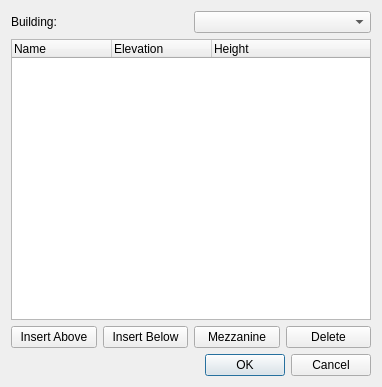
<?xml version="1.0" encoding="UTF-8"?>
<ui version="4.0">
 <class>Dialog</class>
 <widget class="QDialog" name="Dialog">
  <property name="geometry">
   <rect>
    <x>0</x>
    <y>0</y>
    <width>382</width>
    <height>387</height>
   </rect>
  </property>
  <property name="windowTitle">
   <string>Storey Manager</string>
  </property>
  <layout class="QVBoxLayout" name="verticalLayout">
   <item>
    <layout class="QHBoxLayout" name="layoutBuilding">
     <item>
      <widget class="QLabel" name="buildingLabel">
       <property name="text">
        <string>Building:</string>
       </property>
      </widget>
     </item>
     <item>
      <widget class="QComboBox" name="comboBuilding"/>
     </item>
    </layout>
   </item>
   <item>
    <widget class="QTreeWidget" name="tree">
     <property name="editTriggers">
      <set>QAbstractItemView::EditTrigger::DoubleClicked</set>
     </property>
     <property name="dragEnabled">
      <bool>false</bool>
     </property>
     <property name="rootIsDecorated">
      <bool>false</bool>
     </property>
     <column>
      <property name="text">
       <string>Name</string>
      </property>
     </column>
     <column>
      <property name="text">
       <string>Elevation</string>
      </property>
     </column>
     <column>
      <property name="text">
       <string>Height</string>
      </property>
     </column>
    </widget>
   </item>
   <item>
    <layout class="QHBoxLayout" name="layoutButton" stretch="0,0,0,0">
     <item>
      <widget class="QPushButton" name="buttonInsertAbove">
       <property name="text">
        <string>Insert Above</string>
       </property>
      </widget>
     </item>
     <item>
      <widget class="QPushButton" name="buttonInsertBelow">
       <property name="text">
        <string>Insert Below</string>
       </property>
      </widget>
     </item>
     <item>
      <widget class="QPushButton" name="buttonMezzanine">
       <property name="text">
        <string>Mezzanine</string>
       </property>
      </widget>
     </item>
     <item>
      <widget class="QPushButton" name="buttonDelete">
       <property name="text">
        <string>Delete</string>
       </property>
      </widget>
     </item>
    </layout>
   </item>
   <item>
    <widget class="QDialogButtonBox" name="buttonBox">
     <property name="orientation">
      <enum>Qt::Orientation::Horizontal</enum>
     </property>
     <property name="standardButtons">
      <set>QDialogButtonBox::StandardButton::Cancel|QDialogButtonBox::StandardButton::Ok</set>
     </property>
    </widget>
   </item>
  </layout>
 </widget>
 <resources/>
 <connections>
  <connection>
   <sender>buttonBox</sender>
   <signal>accepted()</signal>
   <receiver>Dialog</receiver>
   <slot>accept()</slot>
   <hints>
    <hint type="sourcelabel">
     <x>257</x>
     <y>473</y>
    </hint>
    <hint type="destinationlabel">
     <x>157</x>
     <y>274</y>
    </hint>
   </hints>
  </connection>
  <connection>
   <sender>buttonBox</sender>
   <signal>rejected()</signal>
   <receiver>Dialog</receiver>
   <slot>reject()</slot>
   <hints>
    <hint type="sourcelabel">
     <x>325</x>
     <y>473</y>
    </hint>
    <hint type="destinationlabel">
     <x>286</x>
     <y>274</y>
    </hint>
   </hints>
  </connection>
 </connections>
</ui>
